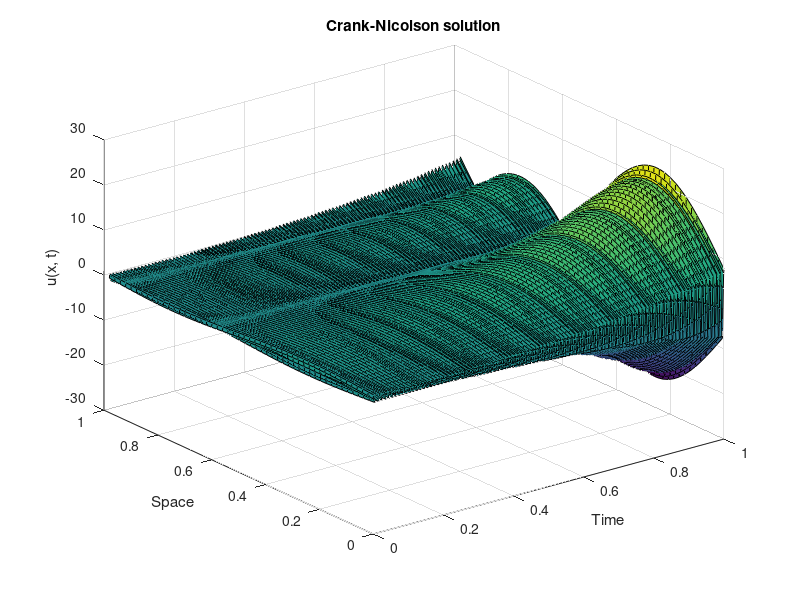

MATLAB code for this plot:
% Parameters
L = 1;
T = 1;
N = 50; % spatial discretization
M = 1000; % time discretization
dx = L/N;
dt = T/M;

% Spatial discretization
x = (0:dx:L-dx).';

% Time discretization
t = 0:dt:T;

% Initial condition
u0 = sin(2*pi*x);

% Crank-Nicolson method
U = zeros(N, M+1);
U(:,1) = u0;

A = eye(N);
B = eye(N);

for j = 1:N
    for k = 1:N
        A(j,k) = A(j,k) - dt/4 * (sin(2*pi*x(j)) * (2*pi*i*(k-1)) + 0.5 * (-4*pi^2*(k-1)^2));
        B(j,k) = B(j,k) + dt/4 * (sin(2*pi*x(j)) * (2*pi*i*(k-1)) + 0.5 * (-4*pi^2*(k-1)^2));
    end
end

for m = 1:M
    U(:,m+1) = A \ (B * U(:,m));
end

% Plot the solution
surf(t, x, real(U));
xlabel('Time');
ylabel('Space');
zlabel('u(x, t)');
title('Crank-Nicolson solution');